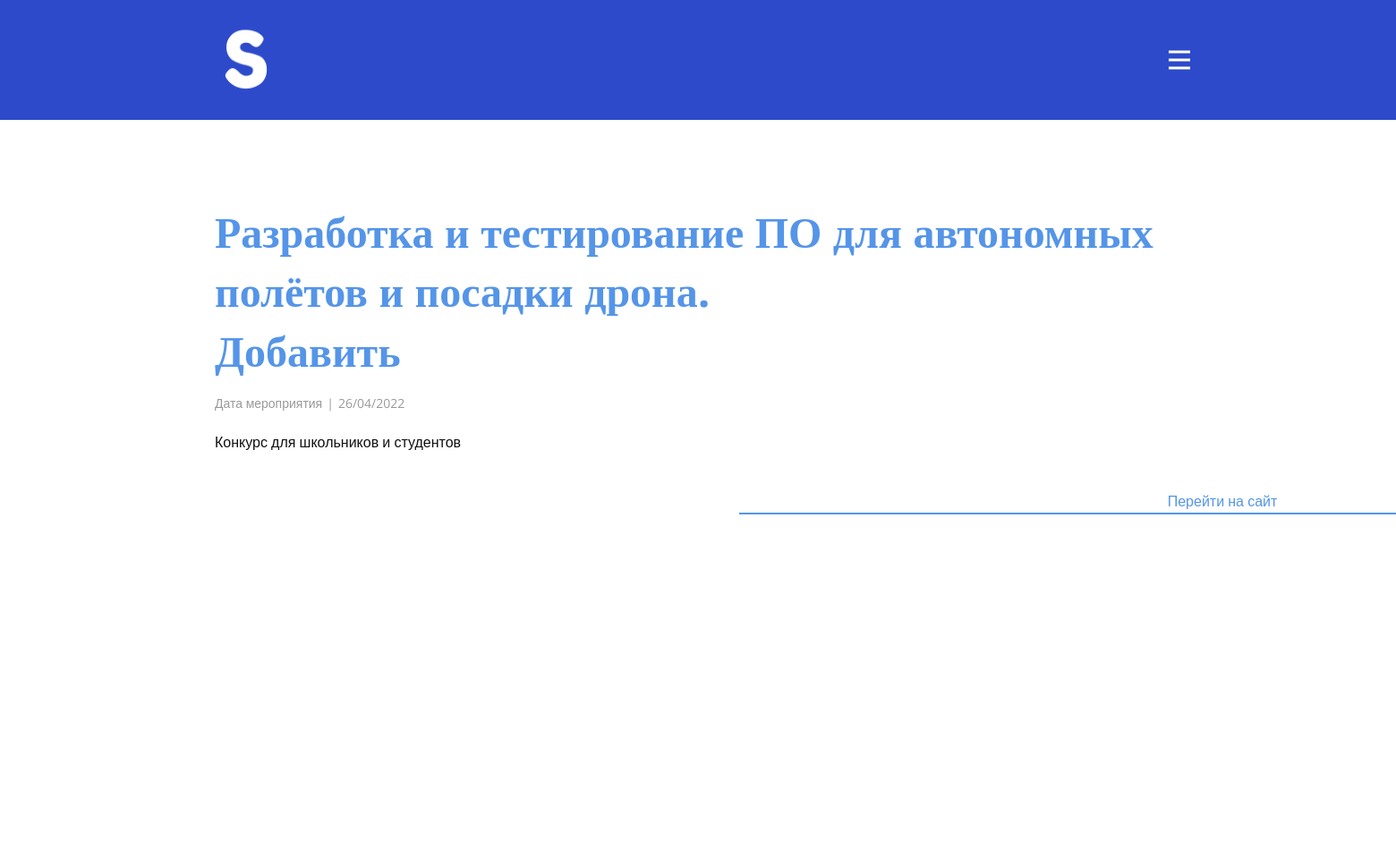
/event/7, run on the app's committed database.
### data/mod/posts.py (models this page shows, shortened)
class Post(SqlAlchemyBase, UserMixin):
    __tablename__ = 'events'
    id = sqlalchemy.Column(sqlalchemy.Integer, primary_key=True, autoincrement=True)
    name = sqlalchemy.Column(sqlalchemy.String, nullable=True)
    description = sqlalchemy.Column(sqlalchemy.String, nullable=True)
    link = sqlalchemy.Column(sqlalchemy.String, unique=True, nullable=True)
    date = sqlalchemy.Column(sqlalchemy.String, nullable=True)
    month = sqlalchemy.Column(sqlalchemy.String, nullable=True)
    year = sqlalchemy.Column(sqlalchemy.String, nullable=True)
    public = sqlalchemy.Column(sqlalchemy.Integer, nullable=True)
    direc = sqlalchemy.Column(sqlalchemy.String, nullable=True)
    level = sqlalchemy.Column(sqlalchemy.String, nullable=True)
    '''
    def set_password(self, password):
        self.password = generate_password_hash(password)

    def check_password(self, password):
        return check_password_hash(self.password, password)
    '''

### main.py (the view, shortened to what this page needs)
@app.route('/event/<event_id>')
def event(event_id):
    date = str(datetime.now()).split()
    user_id = session.get('id', 0)
    db_sess = db_session.create_session()
    a = db_sess.query(Post).filter(Post.id == event_id).first()
    flag = 'False'
    try:
        open('static/img/events/' + str(a.id) + '.png')
        flag_photo = True
    except Exception as e:
        flag_photo = False
    db_sess = db_session.create_session()
    a = db_sess.query(Post).filter(Post.id == event_id).first()
    if a.link == '/':
        link_flag = False
    else:
        link_flag = True
    return render_template('Эвент.html', name=a.name,
                           date=str(a.date) + '/' + str(a.month) + '/' + str(a.year), description=a.description,
                           link=a.link, link_flag=link_flag, id=event_id, flag=flag, flag_photo=flag_photo, m=int(date[0].split('-')[1]))

### data/mod/db_session.py (called while the page is built)
def create_session() -> Session:
    global __factory
    return __factory()

### templates/Эвент.html (shortened to what this page needs)
{% extends 'base.html' %}
{% block content %}
<link rel="stylesheet" href="/static/Эвент.css" media="screen">
{% if flag_photo %}
 <section class="u-clearfix u-section-1" id="sec-746b">
      <div class="u-clearfix u-sheet u-valign-middle u-sheet-1">
        <div class="u-blog u-expanded-width u-blog-1">
          <div class="u-repeater u-repeater-1">
            <div class="u-blog-post u-container-style u-repeater-item u-shape-rectangle">
              <div class="u-container-layout u-similar-container u-valign-top-xl u-container-layout-1">
                  <a class="u-post-header-link" href="">
                    <img alt="" class="u-blog-control u-image u-image-default u-image-1" src="/static/img/events/{{id}}.png", width="100">
                  </a>
                <h2 class="u-align-left u-blog-control u-text u-text-1">
                  <font size="20" face="Open Sans">
                  <a class="u-post-header-link" href="">{{name}}</a>
                    {% if flag == 'True' %}
                <a class="u-button-style u-nav-link" href="/delevent/{{id}}" style="padding-top: 10px;">Добавлено</a>
                    {% elif flag == 'False' %}
                <a class="u-button-style u-nav-link" href="/addevent/{{id}}" style="padding-top: 10px;">Добавить</a>
                    {% elif flag == 'CR' %}
                <a class="u-button-style u-nav-link" href="/delmyevent/{{id}}" style="padding-top: 10px;">Удалить</a>
                    {% endif %}
                  </font></h2>
                <div class="u-blog-control u-metadata u-text-grey-40 u-metadata-1">
                  <span class="u-meta-date u-meta-icon">Дата мероприятия</span>
                  <span class="u-meta-comments u-meta-icon">{{date}}</span>
                </div>
                <div class="u-align-left u-blog-control u-post-content u-text u-text-2">
                  {{description}}</div>
               {% if link_flag %}
                <a href={{link}} class="u-active-none u-blog-control u-border-2 u-border-active-palette-2-dark-1 u-border-hover-palette-2-base u-border-palette-1-base u-btn u-button-style u-hover-none u-none u-text-hover-palette-2-base u-text-palette-1-base u-btn-1">Перейти на сайт</a>
              {% endif %}
             </div>
            </div>
          </div>
        </div>
      </div>
    </section>
{% else %}
<link rel="stylesheet" href="/static/Ивент.css" media="screen">
<section class="u-align-center u-clearfix u-section-1" id="sec-93e6">
      <div class="u-clearfix u-sheet u-valign-middle-md u-valign-middle-sm u-valign-middle-xs u-sheet-1">
        <div class="u-container-style u-expanded-width u-post-details u-post-details-1">
          <div class="u-container-layout u-container-layout-1">
                            <h2 class="u-align-left u-blog-control u-text u-text-1">
                  <font size="20" face="Open Sans">
                  <a class="u-post-header-link" href="">{{name}}</a>
                    {% if flag == 'True' %}
                <a class="u-button-style u-nav-link" href="/delevent/{{id}}" style="padding-top: 10px;">Добавлено</a>
                    {% elif flag == 'False' %}
                <a class="u-button-style u-nav-link" href="/addevent/{{id}}" style="padding-top: 10px;">Добавить</a>
                    {% elif flag == 'CR' %}
                <a class="u-button-style u-nav-link" href="/delmyevent/{{id}}" style="padding-top: 10px;">Удалить</a>
                    {% endif %}
                  </font></h2>
                <div class="u-blog-control u-metadata u-text-grey-40 u-metadata-1">
                  <span class="u-meta-date u-meta-icon">Дата мероприятия</span>
                  <span class="u-meta-comments u-meta-icon">{{date}}</span>
                </div>
                <div class="u-align-left u-blog-control u-post-content u-text u-text-2">
                  {{description}}</div>
              {% if link_flag %}
              <a href={{link}} class="u-active-none u-blog-control u-border-2 u-border-active-palette-2-dark-1 u-border-hover-palette-2-base u-border-palette-1-base u-btn u-button-style u-hover-none u-none u-text-hover-palette-2-base u-text-palette-1-base u-btn-1">Перейти на сайт</a>
              {% endif %}
          </div>
        </div>
      </div>
    </section>
{% endif %}
{% endblock %}

### static/base.css (style rules this page uses)
.u-section-1 .u-sheet-1 { min-height: 777px; }
.u-section-1 .u-container-layout-1 { padding: 30px; }
.u-section-1 .u-btn-1 { width: 100%; background-image: none; border-style: none; padding: 10px 31px 10px 29px; }
* { box-sizing: border-box; }

### static/Эвент.css (style rules this page uses)
.u-section-1 .u-sheet-1 { min-height: 668px; }
.u-section-1 .u-container-layout-1 { padding: 30px; }
.u-section-1 .u-text-1 { margin: -483px 0 0 586px; }
.u-section-1 .u-metadata-1 { font-size: 0.875rem; margin: 20px auto 0 586px; }
.u-section-1 .u-text-2 { margin: 40px 0 0 586px; }
.u-section-1 .u-btn-1 { border-style: none none solid; text-transform: none; margin: 40px auto 0 586px; padding: 0; }

### static/Ивент.css (style rules this page uses)
.u-section-1 .u-sheet-1 { min-height: 834px; }
.u-section-1 .u-post-details-1 { min-height: 545px; margin-top: 60px; margin-bottom: 60px; height: auto; }
.u-section-1 .u-container-layout-1 { padding: 30px; }
.u-section-1 .u-text-1 { margin: 0; }
.u-section-1 .u-metadata-1 { margin-top: 20px; margin-bottom: 0; margin-left: 0; }
.u-section-1 .u-text-2 { margin-bottom: 0; margin-top: 20px; margin-left: 0; }

### data on the page
Post: name "Разработка и тестирование ПО для автономных полётов и посадки дрона.", description "Конкурс для школьников и студентов"

### other printed values
{{ date }} "26/04/2022"
